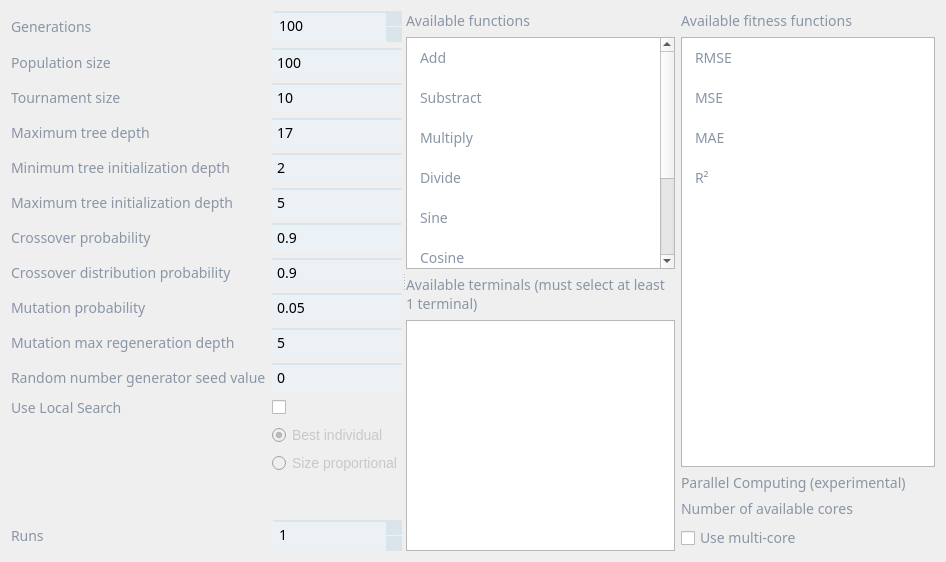
      <widget class="QWidget" name="pageSetup">
       <property name="styleSheet">
        <string notr="true">QWidget#pageSetup
{
background: rgb(255, 255, 255);
}
QListWidget
{
font-family: Dosis;
font-weight: medium;
font-size:14px;
color: rgb(138,149,165);
}

QRadioButton
{
ont-family: Dosis;
font-weight: medium;
font-size:14px;
color: rgb(138,149,165);
}
QRadioButton::disabled
{
color: rgb(200,200,200);
}

QListWidget::item:hover 
{ 
background: rgb(235,241,245);
}

QListWidget::item:selected 
{ 
background: qlineargradient(spread:pad, x1:0, y1:0, x2:1, y2:1, stop:0 rgb(40, 183, 121), stop:1 rgb(23, 166, 104)); 
}

QListWidget::item 
{ 
border-bottom: 2px gray; 
padding: 10px; 
}


QLabel
{
color: rgb(138,149,165);
font-family: Dosis;
font-weight: medium;
font-size:14px;
}

QCheckBox
{
color: rgb(138,149,165);
font-family: Dosis;
font-weight: medium;
font-size:14px;
}

QLineEdit
{
background: rgb(235,241,245);
border-top: 2px solid #d9e4eb;
padding: 2px;
font-family: Dosis;
font-weight: medium;
font-size:14px;
}

QSpinBox
{
background: rgb(235,241,245);
border-top: 2px solid #d9e4eb;
padding: 2px;
font-family: Dosis;
font-weight: medium;
font-size:14px;
}

QSpinBox::up-button {
    subcontrol-origin: border;
    subcontrol-position: top right; /* position at the top right corner */
	background: #d9e4eb;
    border-width: 1px;
}
QSpinBox::up-arrow {
    image: url(:/icons/resources/images/up_arrow.png);
    width: 7px;
    height: 7px;
}

QSpinBox::down-arrow {
    image: url(:/icons/resources/images/down_arrow.png);
    width: 7px;
    height: 7px;
}
QSpinBox::up-button:hover {
background: #00acef;
}

QSpinBox::up-button:pressed {
background: #1094e8;
}
QSpinBox::down-button {
    subcontrol-origin: border;
    subcontrol-position: bottom right; /* position at bottom right corner */
	background: #d9e4eb;
    border-width: 1px;
}

QSpinBox::down-button:hover {
background: #00acef;
}
QSpinBox::down-button:pressed {
background: #1094e8;
}</string>
       </property>
       <layout class="QGridLayout" name="gridLayout_3">
        <item row="0" column="0">
         <widget class="QSplitter" name="splitter_3">
          <property name="orientation">
           <enum>Qt::Horizontal</enum>
          </property>
          <widget class="QWidget" name="layoutWidget">
           <layout class="QGridLayout" name="gridLayout_7">
            <item row="0" column="0">
             <widget class="QLabel" name="label_8">
              <property name="text">
               <string>Generations</string>
              </property>
             </widget>
            </item>
            <item row="9" column="0">
             <widget class="QLabel" name="label_11">
              <property name="styleSheet">
               <string notr="true">QLabel
{
color: rgb(138,149,165);
font-family: Dosis;
font-weight: medium;
font-size:14px;
}</string>
              </property>
              <property name="text">
               <string>Mutation max regeneration depth</string>
              </property>
             </widget>
            </item>
            <item row="2" column="1">
             <widget class="QLineEdit" name="lineEdit_9">
              <property name="text">
               <string>10</string>
              </property>
             </widget>
            </item>
            <item row="14" column="0">
             <spacer name="verticalSpacer_2">
              <property name="orientation">
               <enum>Qt::Vertical</enum>
              </property>
              <property name="sizeHint" stdset="0">
               <size>
                <width>20</width>
                <height>40</height>
               </size>
              </property>
             </spacer>
            </item>
            <item row="8" column="0">
             <widget class="QLabel" name="label_12">
              <property name="styleSheet">
               <string notr="true">QLabel
{
color: rgb(138,149,165);
font-family: Dosis;
font-weight: medium;
font-size:14px;
}</string>
              </property>
              <property name="text">
               <string>Mutation probability</string>
              </property>
             </widget>
            </item>
            <item row="8" column="1">
             <widget class="QLineEdit" name="lineEdit_11">
              <property name="text">
               <string>0.05</string>
              </property>
             </widget>
            </item>
            <item row="1" column="0">
             <widget class="QLabel" name="label_13">
              <property name="text">
               <string>Population size</string>
              </property>
             </widget>
            </item>
            <item row="9" column="1">
             <widget class="QLineEdit" name="lineEdit_12">
              <property name="text">
               <string>5</string>
              </property>
             </widget>
            </item>
            <item row="4" column="0">
             <widget class="QLabel" name="label_9">
              <property name="text">
               <string>Minimum tree initialization depth</string>
              </property>
             </widget>
            </item>
            <item row="5" column="0">
             <widget class="QLabel" name="label_7">
              <property name="text">
               <string>Maximum tree initialization depth</string>
              </property>
             </widget>
            </item>
            <item row="3" column="1">
             <widget class="QLineEdit" name="lineEdit_4">
              <property name="text">
               <string>17</string>
              </property>
             </widget>
            </item>
            <item row="2" column="0">
             <widget class="QLabel" name="label_10">
              <property name="text">
               <string>Tournament size</string>
              </property>
             </widget>
            </item>
            <item row="7" column="1">
             <widget class="QLineEdit" name="lineEdit_7">
              <property name="text">
               <string>0.9</string>
              </property>
             </widget>
            </item>
            <item row="1" column="1">
             <widget class="QLineEdit" name="lineEdit_5">
              <property name="inputMethodHints">
               <set>Qt::ImhNone</set>
              </property>
              <property name="text">
               <string>100</string>
              </property>
             </widget>
            </item>
            <item row="5" column="1">
             <widget class="QLineEdit" name="lineEdit_8">
              <property name="text">
               <string>5</string>
              </property>
             </widget>
            </item>
            <item row="6" column="1">
             <widget class="QLineEdit" name="lineEdit_10">
              <property name="text">
               <string>0.9</string>
              </property>
             </widget>
            </item>
            <item row="4" column="1">
             <widget class="QLineEdit" name="lineEdit_6">
              <property name="text">
               <string>2</string>
              </property>
             </widget>
            </item>
            <item row="0" column="1">
             <widget class="QSpinBox" name="spinBox">
              <property name="maximum">
               <number>10000</number>
              </property>
              <property name="value">
               <number>100</number>
              </property>
             </widget>
            </item>
            <item row="3" column="0">
             <widget class="QLabel" name="label_14">
              <property name="text">
               <string>Maximum tree depth</string>
              </property>
             </widget>
            </item>
            <item row="6" column="0">
             <widget class="QLabel" name="label_15">
              <property name="text">
               <string>Crossover probability</string>
              </property>
             </widget>
            </item>
            <item row="7" column="0">
             <widget class="QLabel" name="label_16">
              <property name="text">
               <string>Crossover distribution probability</string>
              </property>
             </widget>
            </item>
            <item row="10" column="0">
             <widget class="QLabel" name="label_17">
              <property name="styleSheet">
               <string notr="true">QLabel
{
color: rgb(138,149,165);
font-family: Dosis;
font-weight: medium;
font-size:14px;
}</string>
              </property>
              <property name="text">
               <string>Random number generator seed value</string>
              </property>
             </widget>
            </item>
            <item row="10" column="1">
             <widget class="QLineEdit" name="lineEdit_13">
              <property name="text">
               <string>0</string>
              </property>
             </widget>
            </item>
            <item row="15" column="0">
             <widget class="QLabel" name="label_25">
              <property name="text">
               <string>Runs</string>
              </property>
             </widget>
            </item>
            <item row="15" column="1">
             <widget class="QSpinBox" name="spinBoxRuns">
              <property name="minimum">
               <number>1</number>
              </property>
             </widget>
            </item>
            <item row="11" column="1">
             <widget class="QCheckBox" name="checkBox">
              <property name="text">
               <string/>
              </property>
             </widget>
            </item>
            <item row="11" column="0">
             <widget class="QLabel" name="label_31">
              <property name="text">
               <string>Use Local Search</string>
              </property>
             </widget>
            </item>
            <item row="14" column="1">
             <spacer name="verticalSpacer">
              <property name="orientation">
               <enum>Qt::Vertical</enum>
              </property>
              <property name="sizeHint" stdset="0">
               <size>
                <width>20</width>
                <height>40</height>
               </size>
              </property>
             </spacer>
            </item>
            <item row="12" column="1">
             <widget class="QRadioButton" name="radioButton">
              <property name="enabled">
               <bool>false</bool>
              </property>
              <property name="text">
               <string>Best individual</string>
              </property>
              <property name="checked">
               <bool>true</bool>
              </property>
             </widget>
            </item>
            <item row="13" column="1">
             <widget class="QRadioButton" name="radioButton_2">
              <property name="enabled">
               <bool>false</bool>
              </property>
              <property name="text">
               <string>Size proportional</string>
              </property>
             </widget>
            </item>
           </layout>
          </widget>
          <widget class="QWidget" name="horizontalLayoutWidget">
           <layout class="QHBoxLayout" name="horizontalLayout">
            <item>
             <layout class="QVBoxLayout" name="verticalLayout_6">
              <item>
               <widget class="QLabel" name="label_19">
                <property name="text">
                 <string>Available functions</string>
                </property>
               </widget>
              </item>
              <item>
               <widget class="QListWidget" name="listFunctions">
                <property name="focusPolicy">
                 <enum>Qt::NoFocus</enum>
                </property>
                <property name="layoutDirection">
                 <enum>Qt::LeftToRight</enum>
                </property>
                <property name="autoFillBackground">
                 <bool>false</bool>
                </property>
                <property name="styleSheet">
                 <string notr="true"/>
                </property>
                <property name="sizeAdjustPolicy">
                 <enum>QAbstractScrollArea::AdjustToContents</enum>
                </property>
                <property name="selectionMode">
                 <enum>QAbstractItemView::MultiSelection</enum>
                </property>
                <property name="iconSize">
                 <size>
                  <width>24</width>
                  <height>24</height>
                 </size>
                </property>
                <property name="movement">
                 <enum>QListView::Static</enum>
                </property>
                <property name="flow">
                 <enum>QListView::TopToBottom</enum>
                </property>
                <property name="isWrapping" stdset="0">
                 <bool>false</bool>
                </property>
                <property name="resizeMode">
                 <enum>QListView::Adjust</enum>
                </property>
                <property name="layoutMode">
                 <enum>QListView::SinglePass</enum>
                </property>
                <property name="viewMode">
                 <enum>QListView::ListMode</enum>
                </property>
                <item>
                 <property name="text">
                  <string>Add</string>
                 </property>
                 <property name="icon">
                  <iconset resource="../images.qrc">
                   <normaloff>:/icons/resources/images/add_normal.png</normaloff>
                   <selectedoff>:/icons/resources/images/add_selected.png</selectedoff>:/icons/resources/images/add_normal.png</iconset>
                 </property>
                </item>
                <item>
                 <property name="text">
                  <string>Substract</string>
                 </property>
                 <property name="icon">
                  <iconset resource="../images.qrc">
                   <normaloff>:/icons/resources/images/substract_normal.png</normaloff>
                   <selectedoff>:/icons/resources/images/substract_selected.png</selectedoff>:/icons/resources/images/substract_normal.png</iconset>
                 </property>
                </item>
                <item>
                 <property name="text">
                  <string>Multiply</string>
                 </property>
                 <property name="icon">
                  <iconset resource="../images.qrc">
                   <normaloff>:/icons/resources/images/multiply_normal.png</normaloff>
                   <selectedoff>:/icons/resources/images/multiply_selected.png</selectedoff>:/icons/resources/images/multiply_normal.png</iconset>
                 </property>
                </item>
                <item>
                 <property name="text">
                  <string>Divide</string>
                 </property>
                 <property name="icon">
                  <iconset resource="../images.qrc">
                   <normaloff>:/icons/resources/images/divide_normal.png</normaloff>
                   <selectedoff>:/icons/resources/images/divide_selected.png</selectedoff>:/icons/resources/images/divide_normal.png</iconset>
                 </property>
                </item>
                <item>
                 <property name="text">
                  <string>Sine</string>
                 </property>
                 <property name="icon">
                  <iconset>
                   <normalon>:/icons/resources/images/sin_normal.png</normalon>
                   <selectedoff>:/icons/resources/images/sin_selected.png</selectedoff>
                  </iconset>
                 </property>
                </item>
                <item>
                 <property name="text">
                  <string>Cosine</string>
                 </property>
                 <property name="icon">
                  <iconset>
                   <normalon>:/icons/resources/images/cos_normal.png</normalon>
                   <selectedoff>:/icons/resources/images/cos_selected.png</selectedoff>
                  </iconset>
                 </property>
                </item>
                <item>
                 <property name="text">
                  <string>Logarithm</string>
                 </property>
                 <property name="icon">
                  <iconset resource="../images.qrc">
                   <normaloff>:/icons/resources/images/log_normal.png</normaloff>
                   <selectedoff>:/icons/resources/images/log_selected.png</selectedoff>:/icons/resources/images/log_normal.png</iconset>
                 </property>
                </item>
                <item>
                 <property name="text">
                  <string>Exponential</string>
                 </property>
                 <property name="icon">
                  <iconset resource="../images.qrc">
                   <normaloff>:/icons/resources/images/exp_normal.png</normaloff>
                   <selectedoff>:/icons/resources/images/exp_selected.png</selectedoff>:/icons/resources/images/exp_normal.png</iconset>
                 </property>
                </item>
               </widget>
              </item>
              <item>
               <widget class="QLabel" name="label_24">
                <property name="text">
                 <string>Available terminals (must select at least 1 terminal)</string>
                </property>
                <property name="wordWrap">
                 <bool>true</bool>
                </property>
               </widget>
              </item>
              <item>
               <widget class="QListWidget" name="listTerminals">
                <property name="focusPolicy">
                 <enum>Qt::NoFocus</enum>
                </property>
                <property name="selectionMode">
                 <enum>QAbstractItemView::MultiSelection</enum>
                </property>
               </widget>
              </item>
             </layout>
            </item>
            <item>
             <layout class="QVBoxLayout" name="verticalLayout_7">
              <item>
               <widget class="QLabel" name="label_18">
                <property name="text">
                 <string>Available fitness functions</string>
                </property>
               </widget>
              </item>
              <item>
               <widget class="QListWidget" name="listFitFunctions">
                <property name="focusPolicy">
                 <enum>Qt::NoFocus</enum>
                </property>
                <property name="toolTip">
                 <string>Please note that selecting multiple measures will slow down runs</string>
                </property>
                <property name="styleSheet">
                 <string notr="true"/>
                </property>
                <property name="selectionMode">
                 <enum>QAbstractItemView::MultiSelection</enum>
                </property>
                <item>
                 <property name="text">
                  <string>RMSE</string>
                 </property>
                </item>
                <item>
                 <property name="text">
                  <string>MSE</string>
                 </property>
                </item>
                <item>
                 <property name="text">
                  <string>MAE</string>
                 </property>
                </item>
                <item>
                 <property name="text">
                  <string>R²</string>
                 </property>
                </item>
               </widget>
              </item>
              <item>
               <widget class="QLabel" name="label_32">
                <property name="text">
                 <string>Parallel Computing (experimental)</string>
                </property>
               </widget>
              </item>
              <item>
               <layout class="QGridLayout" name="gridLayout_14">
                <item row="0" column="1">
                 <widget class="QLabel" name="label_34">
                  <property name="layoutDirection">
                   <enum>Qt::RightToLeft</enum>
                  </property>
                  <property name="text">
                   <string/>
                  </property>
                  <property name="alignment">
                   <set>Qt::AlignRight|Qt::AlignTrailing|Qt::AlignVCenter</set>
                  </property>
                 </widget>
                </item>
                <item row="0" column="0">
                 <widget class="QLabel" name="label_33">
                  <property name="text">
                   <string>Number of available cores</string>
                  </property>
                 </widget>
                </item>
                <item row="1" column="0">
                 <widget class="QCheckBox" name="checkBox_2">
                  <property name="text">
                   <string>Use multi-core</string>
                  </property>
                 </widget>
                </item>
               </layout>
              </item>
             </layout>
            </item>
           </layout>
          </widget>
         </widget>
        </item>
       </layout>
      </widget>
